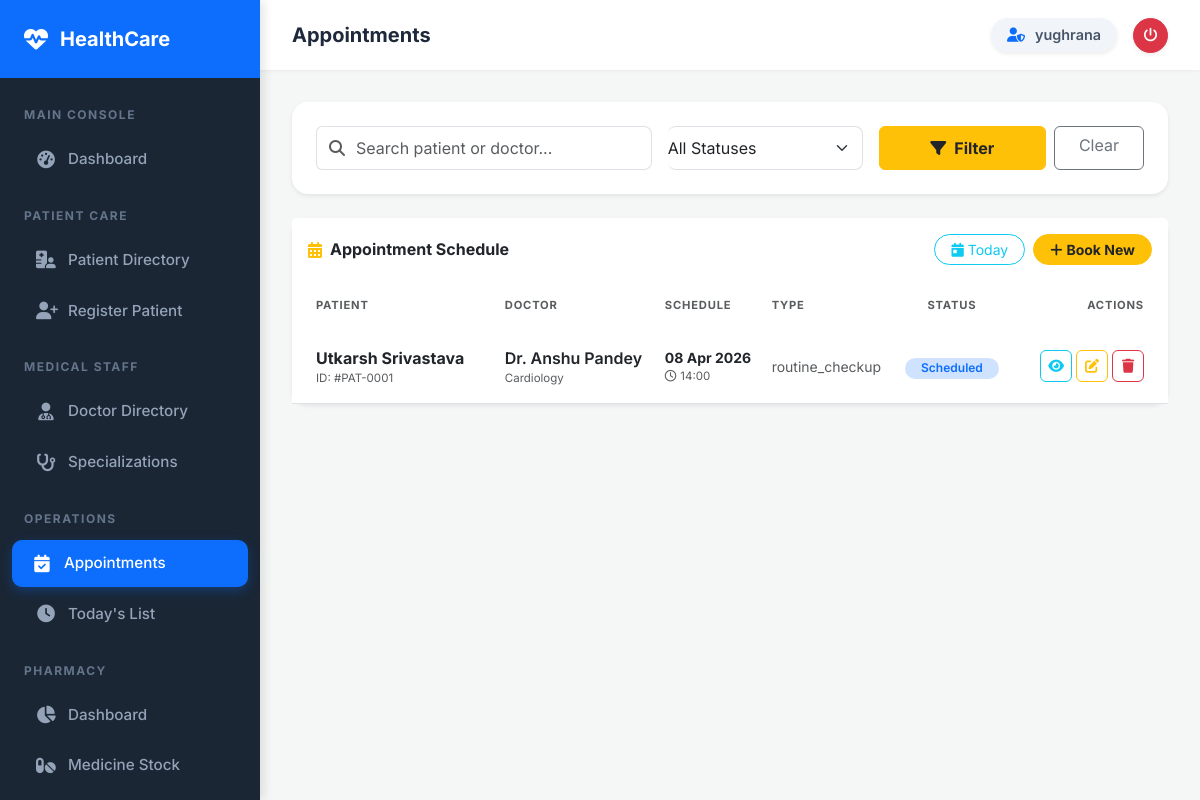
/appointments/ (signed in), run on the app's committed database.
### appointments/models.py (models this page shows, shortened)
class Appointment(models.Model):
    STATUS_CHOICES = [
        ('scheduled', 'Scheduled'),
        ('confirmed', 'Confirmed'),
        ('completed', 'Completed'),
        ('cancelled', 'Cancelled'),
        ('no_show', 'No Show'),
    ]
    TYPE_CHOICES = [
        ('consultation', 'Consultation'),
        ('follow_up', 'Follow Up'),
        ('emergency', 'Emergency'),
        ('routine_checkup', 'Routine Checkup'),
        ('lab_test', 'Lab Test'),
        ('surgery', 'Surgery'),
    ]
    patient = models.ForeignKey(Patient, on_delete=models.CASCADE, related_name='appointments')
    doctor = models.ForeignKey(Doctor, on_delete=models.CASCADE, related_name='appointments')
    appointment_date = models.DateField()
    appointment_time = models.TimeField()
    appointment_type = models.CharField(max_length=30, choices=TYPE_CHOICES, default='consultation')
    status = models.CharField(max_length=20, choices=STATUS_CHOICES, default='scheduled')
    reason = models.TextField(blank=True)
    notes = models.TextField(blank=True)
    follow_up_date = models.DateField(null=True, blank=True)
    created_at = models.DateTimeField(auto_now_add=True)
    updated_at = models.DateTimeField(auto_now=True)
    class Meta:
        ordering = ['-appointment_date', '-appointment_time']

### patients/models.py (models this page shows, shortened)
class Patient(models.Model):
    BLOOD_GROUP_CHOICES = [
        ('A+', 'A+'), ('A-', 'A-'), ('B+', 'B+'), ('B-', 'B-'),
        ('O+', 'O+'), ('O-', 'O-'), ('AB+', 'AB+'), ('AB-', 'AB-'),
    ]
    GENDER_CHOICES = [('M', 'Male'), ('F', 'Female'), ('O', 'Other')]
    user = models.OneToOneField(User, on_delete=models.SET_NULL, null=True, blank=True)
    first_name = models.CharField(max_length=100)
    last_name = models.CharField(max_length=100)
    date_of_birth = models.DateField()
    gender = models.CharField(max_length=1, choices=GENDER_CHOICES)
    blood_group = models.CharField(max_length=3, choices=BLOOD_GROUP_CHOICES, blank=True)
    phone = models.CharField(max_length=15)
    email = models.EmailField(blank=True)
    address = models.TextField()
    emergency_contact_name = models.CharField(max_length=100, blank=True)
    emergency_contact_phone = models.CharField(max_length=15, blank=True)
    allergies = models.TextField(blank=True, help_text="List known allergies")
    chronic_conditions = models.TextField(blank=True)
    insurance_provider = models.CharField(max_length=100, blank=True)
    insurance_id = models.CharField(max_length=50, blank=True)
    created_at = models.DateTimeField(auto_now_add=True)
    updated_at = models.DateTimeField(auto_now=True)
    def get_full_name(self):
        return f"{self.first_name} {self.last_name}"

### doctors/models.py (models this page shows, shortened)
class Doctor(models.Model):
    user = models.OneToOneField(User, on_delete=models.SET_NULL, null=True, blank=True)
    first_name = models.CharField(max_length=100)
    last_name = models.CharField(max_length=100)
    specialization = models.ForeignKey(Specialization, on_delete=models.SET_NULL, null=True)
    qualification = models.CharField(max_length=200)
    experience_years = models.IntegerField(default=0)
    phone = models.CharField(max_length=15)
    email = models.EmailField()
    license_number = models.CharField(max_length=50, unique=True)
    consultation_fee = models.DecimalField(max_digits=8, decimal_places=2, default=0)
    available_days = models.CharField(max_length=100, blank=True, help_text="e.g. Mon,Tue,Wed")
    available_time_start = models.TimeField(null=True, blank=True)
    available_time_end = models.TimeField(null=True, blank=True)
    bio = models.TextField(blank=True)
    is_active = models.BooleanField(default=True)
    created_at = models.DateTimeField(auto_now_add=True)
    def get_full_name(self):
        return f"Dr. {self.first_name} {self.last_name}"

class Specialization(models.Model):
    name = models.CharField(max_length=100, unique=True)
    description = models.TextField(blank=True)

### appointments/views.py (the view, shortened to what this page needs)
# urls.py: path('', views.appointment_list, name='appointment_list'),
@login_required
def appointment_list(request):
    query = request.GET.get('q', '')
    status_filter = request.GET.get('status', '')
    appointments = Appointment.objects.select_related('patient', 'doctor').order_by('-appointment_date', '-appointment_time')
    if status_filter:
        appointments = appointments.filter(status=status_filter)
    return render(request, 'appointments/appointment_list.html', {
        'appointments': appointments,
        'query': query,
        'status_filter': status_filter,
        'status_choices': Appointment.STATUS_CHOICES,
    })

### templates/appointments/appointment_list.html (shortened to what this page needs)
{% extends 'base/base.html' %}
{% block page_title %}Appointments{% endblock %}
{% block content %}
<div class="row mb-4">
    <div class="col-12">
        <div class="card shadow-sm border-0">
            <div class="card-body p-4">
                <form method="get" class="row g-3">
                    <div class="col-md-5">
                        <div class="input-group">
                            <span class="input-group-text bg-white border-end-0 text-muted">
                                <i class="fas fa-search"></i>
                            </span>
                            <input type="text" name="q" class="form-control border-start-0 ps-0" placeholder="Search patient or doctor..." value="{{ query }}">
                        </div>
                    </div>
                    <div class="col-md-3">
                        <select name="status" class="form-select border-start-0 ps-0">
                            <option value="">All Statuses</option>
                        </select>
                    </div>
                    <div class="col-md-4 d-flex gap-2">
                        <button class="btn btn-warning px-4 text-dark flex-fill fw-bold" type="submit">
                            <i class="fas fa-filter me-2"></i>Filter
                        </button>
                        <a href="{% url 'appointment_list' %}" class="btn btn-outline-secondary px-4">Clear</a>
                    </div>
                </form>
            </div>
        </div>
    </div>
</div>
<div class="card shadow-sm border-0">
    <div class="card-header bg-white py-3 border-0 d-flex justify-content-between align-items-center">
        <div class="d-flex align-items-center">
            <i class="fas fa-calendar-alt text-warning me-2"></i>
            <h6 class="mb-0 fw-bold">Appointment Schedule</h6>
        </div>
        <div class="d-flex gap-2">
            <a href="{% url 'today_appointments' %}" class="btn btn-outline-info btn-sm rounded-pill px-3">
                <i class="fas fa-calendar-day me-1"></i>Today
            </a>
            <a href="{% url 'appointment_create' %}" class="btn btn-warning btn-sm text-dark rounded-pill px-3 fw-bold">
                <i class="fas fa-plus me-1"></i>Book New
            </a>
        </div>
    </div>
    <div class="card-body p-0">
        <div class="table-responsive">
            <table class="table table-hover align-middle mb-0">
                <thead class="bg-light">
                    <tr>
                        <th class="px-4 py-3 small text-uppercase text-muted border-0">Patient</th>
                        <th class="py-3 small text-uppercase text-muted border-0">Doctor</th>
                        <th class="py-3 small text-uppercase text-muted border-0">Schedule</th>
                        <th class="py-3 small text-uppercase text-muted border-0">Type</th>
                        <th class="py-3 small text-uppercase text-muted border-0 text-center">Status</th>
                        <th class="px-4 py-3 small text-uppercase text-muted border-0 text-end">Actions</th>
                    </tr>
                </thead>
                <tbody class="border-top-0">
                    {% for appt in appointments %}
                    <tr>
                        <td class="px-4 py-3">
                            <div class="fw-bold">
                                <a href="{% url 'patient_detail' appt.patient.pk %}" class="text-decoration-none text-dark">{{ appt.patient.get_full_name }}</a>
                            </div>
                            <div class="text-muted extra-small">ID: #PAT-{{ appt.patient.id|stringformat:"04d" }}</div>
                        </td>
                        <td>
                            <div class="fw-semibold">{{ appt.doctor.get_full_name }}</div>
                            <div class="text-muted extra-small">{{ appt.doctor.specialization.name }}</div>
                        </td>
                        <td>
                            <div class="fw-bold text-dark small">{{ appt.appointment_date|date:"d M Y" }}</div>
                            <div class="text-muted extra-small"><i class="far fa-clock me-1"></i>{{ appt.appointment_time|time:"H:i" }}</div>
                        </td>
                        <td>
                            <span class="small text-muted">{{ appt.get_init_type_display|default:appt.appointment_type }}</span>
                        </td>
                        <td class="text-center">
                            {% if appt.status == 'scheduled' %}
                                <span class="badge bg-primary-subtle text-primary rounded-pill px-3">Scheduled</span>
                            {% elif appt.status == 'confirmed' %}
                                <span class="badge bg-success-subtle text-success rounded-pill px-3">Confirmed</span>
                            {% elif appt.status == 'completed' %}
                                <span class="badge bg-secondary-subtle text-secondary rounded-pill px-3">Completed</span>
                            {% elif appt.status == 'cancelled' %}
                                <span class="badge bg-danger-subtle text-danger rounded-pill px-3">Cancelled</span>
                            {% else %}
                                <span class="badge bg-light text-muted rounded-pill px-3">{{ appt.get_status_display }}</span>
                            {% endif %}
                        </td>
                        <td class="px-4 py-3 text-end">
                            <div class="d-flex justify-content-end gap-1">
                                <a href="{% url 'appointment_detail' appt.pk %}" class="btn btn-sm btn-outline-info action-btn" data-bs-toggle="tooltip" title="View Details">
                                    <i class="fas fa-eye"></i>
                                </a>
                                <a href="{% url 'appointment_update' appt.pk %}" class="btn btn-sm btn-outline-warning action-btn" data-bs-toggle="tooltip" title="Reschedule">
                                    <i class="fas fa-edit"></i>
                                </a>
                                <a href="{% url 'appointment_delete' appt.pk %}" class="btn btn-sm btn-outline-danger action-btn" data-bs-toggle="tooltip" title="Cancel">
                                    <i class="fas fa-trash"></i>
                                </a>
                            </div>
                        </td>
                    </tr>
                    {% endfor %}
                </tbody>
            </table>
        </div>
    </div>
</div>
{% endblock %}

### templates/base/base.html (shortened to what this page needs)
{% load static %}
<!doctype html>
<html lang="en">
  <head>
    <link href="https://cdn.jsdelivr.net/npm/bootstrap@5.3.0/dist/css/bootstrap.min.css" rel="stylesheet" />
    <link href="https://cdnjs.cloudflare.com/ajax/libs/font-awesome/6.4.0/css/all.min.css" rel="stylesheet" />
    <link rel="stylesheet" href="{% static 'css/custom.css' %}" />
  </head>
  <body>
    {% if user.is_authenticated %}
    <div class="sidebar" id="sidebar">
      <div class="sidebar-brand">
        <i class="fas fa-heartbeat"></i>
        <span>HealthCare</span>
      </div>
      <nav class="mt-2 pb-5">
        <div class="nav-section">Main Console</div>
        <a href="{% url 'dashboard' %}" class="nav-link {% if request.resolver_match.url_name == 'dashboard' %}active{% endif %}">
          <i class="fas fa-tachometer-alt"></i> Dashboard
        </a>
        <div class="nav-section">Patient Care</div>
        <a href="{% url 'patient_list' %}" class="nav-link {% if request.resolver_match.url_name == 'patient_list' %}active{% endif %}">
          <i class="fas fa-hospital-user"></i> Patient Directory
        </a>
        <a href="{% url 'patient_create' %}" class="nav-link {% if request.resolver_match.url_name == 'patient_create' %}active{% endif %}">
          <i class="fas fa-user-plus"></i> Register Patient
        </a>
        <div class="nav-section">Medical Staff</div>
        <a href="{% url 'doctor_list' %}" class="nav-link {% if request.resolver_match.url_name == 'doctor_list' %}active{% endif %}">
          <i class="fas fa-user-md"></i> Doctor Directory
        </a>
        <a href="{% url 'specialization_list' %}" class="nav-link {% if 'specialization' in request.resolver_match.url_name %}active{% endif %}">
          <i class="fas fa-stethoscope"></i> Specializations
        </a>
        <div class="nav-section">Operations</div>
        <a href="{% url 'appointment_list' %}" class="nav-link {% if request.resolver_match.url_name == 'appointment_list' %}active{% endif %}">
          <i class="fas fa-calendar-check"></i> Appointments
        </a>
        <a href="{% url 'today_appointments' %}" class="nav-link {% if request.resolver_match.url_name == 'today_appointments' %}active{% endif %}">
          <i class="fas fa-clock"></i> Today's List
        </a>
        <div class="nav-section">Pharmacy</div>
        <a href="{% url 'pharmacy_dashboard' %}" class="nav-link {% if request.resolver_match.url_name == 'pharmacy_dashboard' %}active{% endif %}">
          <i class="fas fa-chart-pie"></i> Dashboard
        </a>
        <a href="{% url 'medicine_list' %}" class="nav-link {% if request.resolver_match.url_name == 'medicine_list' %}active{% endif %}">
          <i class="fas fa-pills"></i> Medicine Stock
        </a>
        <a href="{% url 'dispense_medicine' %}" class="nav-link {% if request.resolver_match.url_name == 'dispense_medicine' %}active{% endif %}">
        </a>
      </nav>
    </div>
    <div class="main-content">
      <div class="topbar">
        <div class="d-flex align-items-center">
            <span class="topbar-title">{% block page_title %}HealthCare Portal{% endblock %}</span>
        </div>
        <div class="d-flex align-items-center gap-3">
          <div class="user-badge shadow-sm">
            <i class="fas fa-user-shield"></i>
            <span>{{ user.get_full_name|default:user.username }}</span>
          </div>
          <a href="{% url 'logout' %}" class="btn btn-sm btn-danger rounded-circle p-2 shadow-sm" style="width: 35px; height: 35px; display: flex; align-items: center; justify-content: center;">
            <i class="fas fa-power-off"></i>
          </a>
        </div>
      </div>
      <div class="page-content">
        {% block content %}{% endblock %}
      </div>
    </div>
    {% else %}
        {% block public_content %}{% endblock %}
    {% endif %}
  </body>
</html>

### data on the page
Appointment: patient.get_full_name "Utkarsh Srivastava", patient.id "0001", doctor.get_full_name "Dr. Anshu Pandey", doctor.specialization.name "Cardiology", appointment_date "08 Apr 2026", appointment_time "14:00", init_type "routine_checkup", status "Scheduled"

### other printed values
{{ user.get_full_name|default:user.username }} "yughrana"
